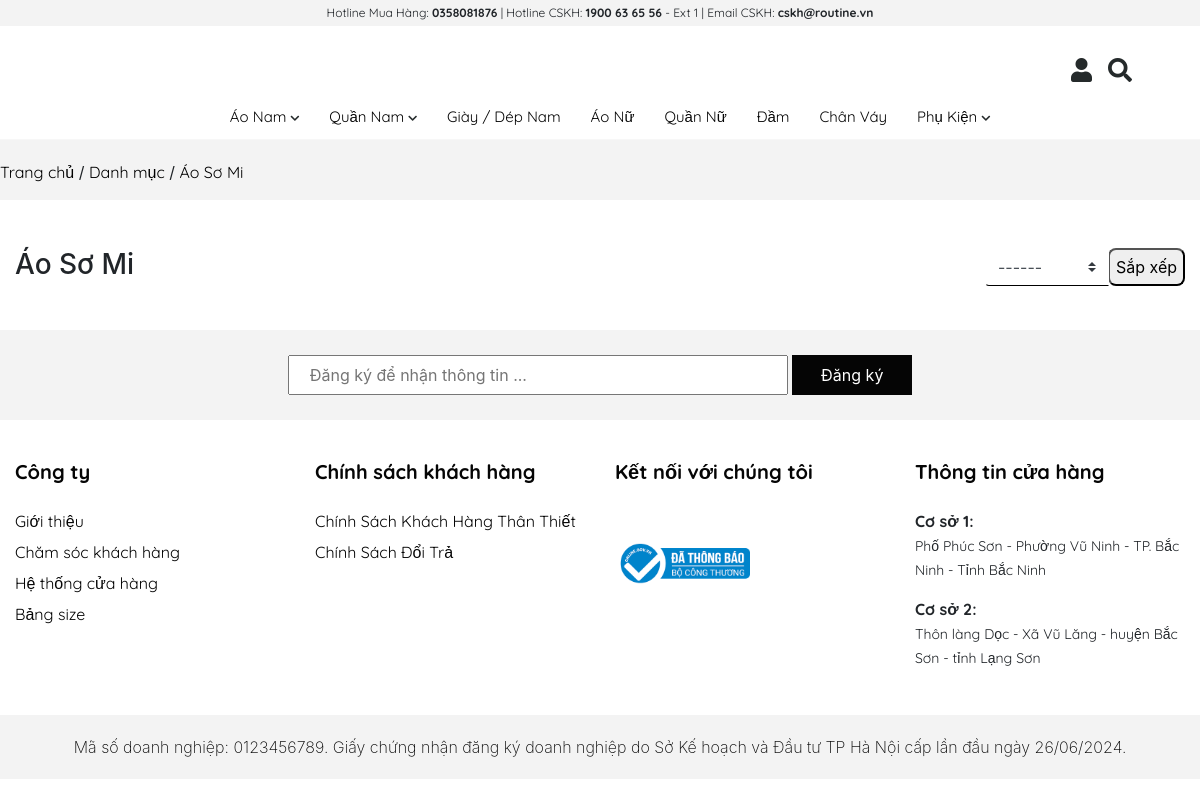
Screenshot of /front-end/pro.php?cate_id=4 with the database file from the repository.
### tables this page shows
CREATE TABLE `theme` (
  `theme_id` int(11) NOT NULL,
  `theme_logo` varchar(255) NOT NULL,
  `theme_phone` varchar(20) NOT NULL,
  `theme_email` varchar(100) NOT NULL,
  `theme_add` varchar(255) NOT NULL
);

CREATE TABLE `categories` (
  `cate_id` int(11) NOT NULL,
  `cate_name` varchar(255) NOT NULL,
  `cate_pr` int(11) NOT NULL
);

### front-end/pro.php (the view, shortened to what this page needs)
<?php
include_once "header.php";
?>
<?php
    $cate_id = $_GET['cate_id'];
    $sql1= "SELECT * FROM categories WHERE cate_id=$cate_id";
    $stmt = $conn->prepare($sql1);
    $stmt->execute();
    $cate1 = $stmt->fetch(PDO::FETCH_ASSOC);
?>
<article class="ps-loading">
<div class="title-cate">
   <a href="">Trang chủ</a>  / <a href="">Danh mục</a> / <a href=""><?=$cate1['cate_name']?></a>
</div>
<div class="container-fluid">
<br><br>
<div style="float:left;" class="title-pro">
  <h3><?=$cate1['cate_name']?></h3>
</div>
<form action="" method="post">
    <div class="sort">
        <div style="float:right;  width:200px;"  class="input-group">
            <select class="custom-select" style="display: block;
    border-color: transparent;
    border-bottom: 1px solid black;
    outline: 0;"  name='sort' id="inputGroupSelect02">
                <option value='0' selected>------</option>
            </select>
            <div class="input-group-append">
            <button style="border-radius:8px;" name="btnSort">Sắp xếp</button>
            </div>
        </div>
    </div>
    </form>
    <br><br><br>
</div>
</article>
<?php
include_once "footer.php";
?>

### front-end/header.php (shortened to what this page needs)
<?php
require_once "../back-end/db.php";
?>
<?php
$sql = "SELECT * FROM categories WHERE cate_pr=0";
$stmt = $conn->prepare($sql);
$stmt->execute();
$cate_pr = $stmt->fetchAll(PDO::FETCH_ASSOC);
?>
<?php
$sql = "SELECT * FROM theme";
$stmt = $conn->prepare($sql);
$stmt->execute();
$theme = $stmt->fetchAll(PDO::FETCH_ASSOC);
?>
<!doctype html>
<html lang="en">
<head>
    <link rel="stylesheet" href="https://cdn.jsdelivr.net/npm/bootstrap@4.5.3/dist/css/bootstrap.min.css">
    <link rel="stylesheet" href="css/css.css">
    <link rel="stylesheet" href="https://cdnjs.cloudflare.com/ajax/libs/font-awesome/5.15.1/css/all.min.css">
    <link rel="stylesheet" type="text/css" href="https://kenwheeler.github.io/slick/slick/slick.css" />
    <link rel="stylesheet" type="text/css" href="https://kenwheeler.github.io/slick/slick/slick-theme.css" />
    <link rel="stylesheet" href="css/404.css">
</head>
<body>
    <header style="z-index: 999;">
        <div class="header-top container-fluid text-center">
            <?php foreach ($theme as $t) : ?>
                <p class="mx-auto m-0 p-1">Hotline Mua Hàng: <b><?= $t['theme_phone'] ?></b> | Hotline CSKH: <b>1900 63 65 56</b> - Ext 1 | Email
                    CSKH: <b><?= $t['theme_email'] ?></b> </p>
            <?php endforeach; ?>
        </div>
        <div class="logo text-center py-3 position-relative">
            <div class="position-absolute d-flex icon-cart" style="top: 40%; right: 5%;">
                <?php if (!isset($_SESSION['user'])) : ?>
                    <a href="user/login.php"><i class="fas fa-user mx-2"></i></a>
                <?php endif; ?>
                <a href="search.php"><i class="fas fa-search mx-2"></i></a>
            </div>
        </div>
    </header>
    <main>
    <nav class="sticky-top"  style="z-index: 99;">
        <ul>
            <?php foreach ($cate_pr as $key => $item) { ?>
                <?php $cate_id = $item['cate_id'] ?>
                <?php
                $sql = "SELECT * FROM categories WHERE cate_pr = $cate_id";
                $stmt = $conn->prepare($sql);
                $stmt->execute();
                $cate_chill = $stmt->fetchAll(PDO::FETCH_ASSOC);
                ?>
                <li>
                    <a href="pro.php?cate_id=<?= $cate_id ?>"><?= $item['cate_name'] ?>
                        <?php if (COUNT($cate_chill) > 0) { ?>
                            <i class="fa fa-chevron-down"></i>
                        <?php } ?>
                    </a>
                        <?php if (isset($cate_chill)) { ?>
                </li>
            <?php } ?>
        <?php } ?>
        </ul>
    </nav>

### front-end/footer.php (shortened to what this page needs)
<footer>
    <div class="container-fluid footer-top">
        <div class="input-DK text-center">
            <form method="POST">
                <input type="email" name="email" placeholder="Đăng ký để nhận thông tin ...">
                <input type="submit" name="register" value="Đăng ký"></input>
            </form>
        </div>
    </div>
    <div class="container-fluid">
        <div class="row text footer-content">
            <div class="col-md-3">
                <h4>Công ty</h4>
                <ul>
                    <li><a href="intro.php">Giới thiệu</a></li>
                    <li><a href="404.php">Chăm sóc khách hàng</a></li>
                    <li><a href="404.php">Hệ thống cửa hàng</a></li>
                    <li><a href="page_size.php">Bảng size</a></li>
                </ul>
            </div>
            <div class="col-md-3">
                <h4>Chính sách khách hàng</a></h4>
                <ul>
                    <li><a href="intro.php">Chính Sách Khách Hàng Thân Thiết</a></li>
                    <li><a href="page_2.php">Chính Sách Đổi Trả</a></li>
                </ul>
            </div>
            <div class="col-md-3">
                <h4>Kết nối với chúng tôi</h4>
                <div>
                    <br>
                    <a href="#"><img src="../back-end/img/logo-bct.png" style="margin-top: 5px;" alt="" width="50%"></a>
                </div>
            </div>
            <div class="col-md-3">
                <h4>Thông tin cửa hàng</h4>
                <div>
                    <p><b>Cơ sở 1:</b><br>
                        <span>Phố Phúc Sơn - Phường Vũ Ninh - TP. Bắc Ninh - Tỉnh Bắc Ninh</span>
                    </p>
                    <?php foreach ($theme as $t) : ?>
                        <p><b>Cơ sở 2:</b><br>
                            <span>
                                <?= $t['theme_add'] ?>
                            </span>
                        </p>
                    <?php endforeach; ?>
                </div>
            </div>
        </div>
    </div>
    <div class="container-fluid footer-bottom">
        <div class="text-center">
            <p>Mã số doanh nghiệp: 0123456789. Giấy chứng nhận đăng ký doanh nghiệp do Sở Kế hoạch và Đầu tư TP Hà Nội cấp lần đầu ngày 26/06/2024.</p>
        </div>
    </div>
</footer>
</main>
</body>
</html>

### front-end/css/css.css (style rules this page uses)
body { overflow-x: hidden; }
.header-top { background-color: #F3F3F3; }
.text { font-family: 'Quicksand', sans-serif; }
.header-top p { font-size: 12px; font-family: 'Quicksand', sans-serif; }
.logo { background-color: white; font-size: 1.5rem; color: black; }
i { color: #252A2B; }
nav { background-color: white; }
nav>ul { display: flex; justify-content: center; border-bottom: 1px solid #F7F7F7; margin: 0; }
li { list-style: none; }
nav>ul>li { position: relative; padding: 10px 5px; }
nav>ul>li>a { color: #050505; margin: 10px 20px 0 0; font-size: 15px; font-family: 'Quicksand', sans-serif; }
nav>ul>li>a>i { font-size: 10px; }
.sticky-top { position: sticky; }
.text span { font-size: 14px; font-weight: 400; }
footer { padding-top: 10px; }
.footer-top { background-color: #F3F3F3; }
.input-DK { padding: 25px 0; }
.input-DK input[type=email] { width: 500px; height: 40px; padding: 0 20px; }
.input-DK input[type=submit] { width: 120px; height: 40px; padding: 0 20px; color: white; background-color: #050505; border: none; }
.footer-content { padding: 40px 0 30px 0; }
.footer-content h4 { color: #050505; font-size: 20px; font-weight: 700; margin-bottom: 25px; }
.footer-content ul { padding: 0; margin: 0; }
.footer-content ul li { margin: 7px 0; }
.footer-content a { color: #050505; font-style: 14px; transition: all 0.3s ease; }
.footer-bottom { background-color: #F3F3F3; padding: 20px 0; }
.footer-bottom p { margin: 0; font-weight: 200; color: #050505; }
a { text-decoration: none !important; }

### front-end/css/404.css (style rules this page uses)
html, body { height: 100%; margin: 0 auto; }

### front-end/pro.php (style rules this page uses)
.title-cate { background-color : #f3f3f3; padding-top : 20px; padding-bottom : 20px; height : 60px }
.title-cate a { color : black; font-family: "Quicksand", sans-serif; text-align: center ; }

### rows the page displays
theme: theme_phone "0358081876", theme_email "cskh@routine.vn", theme_add "Thôn làng Dọc - Xã Vũ Lăng - huyện Bắc Sơn - tỉnh Lạng Sơn"
categories: cate_name "Áo Nam"
categories: cate_name "Quần Nam"
categories: cate_name "Giày / Dép Nam"
categories: cate_name "Áo Nữ"
categories: cate_name "Quần Nữ"
categories: cate_name "Đầm"
categories: cate_name "Chân Váy"
categories: cate_name "Phụ Kiện"
categories: cate_name "Áo Sơ Mi"
